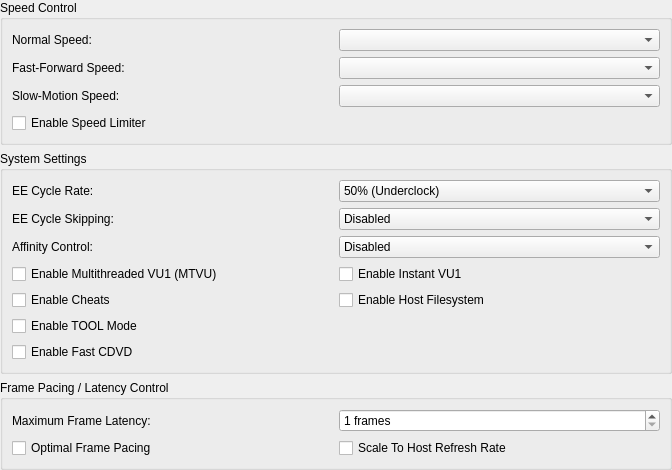
<?xml version="1.0" encoding="UTF-8"?>
<ui version="4.0">
 <class>EmulationSettingsWidget</class>
 <widget class="QWidget" name="EmulationSettingsWidget">
  <property name="geometry">
   <rect>
    <x>0</x>
    <y>0</y>
    <width>672</width>
    <height>431</height>
   </rect>
  </property>
  <layout class="QVBoxLayout" name="verticalLayout">
   <property name="leftMargin">
    <number>0</number>
   </property>
   <property name="topMargin">
    <number>0</number>
   </property>
   <property name="rightMargin">
    <number>0</number>
   </property>
   <property name="bottomMargin">
    <number>0</number>
   </property>
   <item>
    <widget class="QGroupBox" name="groupBox_5">
     <property name="title">
      <string>Speed Control</string>
     </property>
     <layout class="QGridLayout" name="gridLayout_3">
      <item row="1" column="1">
       <widget class="QComboBox" name="fastForwardSpeed"/>
      </item>
      <item row="2" column="1">
       <widget class="QComboBox" name="slowMotionSpeed"/>
      </item>
      <item row="0" column="1">
       <widget class="QComboBox" name="normalSpeed"/>
      </item>
      <item row="0" column="0">
       <widget class="QLabel" name="label_4">
        <property name="text">
         <string>Normal Speed:</string>
        </property>
       </widget>
      </item>
      <item row="2" column="0">
       <widget class="QLabel" name="label_6">
        <property name="text">
         <string>Slow-Motion Speed:</string>
        </property>
       </widget>
      </item>
      <item row="1" column="0">
       <widget class="QLabel" name="label_5">
        <property name="text">
         <string>Fast-Forward Speed:</string>
        </property>
       </widget>
      </item>
      <item row="3" column="0" colspan="2">
       <widget class="QCheckBox" name="speedLimiter">
        <property name="text">
         <string>Enable Speed Limiter</string>
        </property>
       </widget>
      </item>
     </layout>
    </widget>
   </item>
   <item>
    <widget class="QGroupBox" name="systemSettingsGroup">
     <property name="title">
      <string>System Settings</string>
     </property>
     <layout class="QGridLayout" name="gridLayout_5">
      <item row="3" column="0" colspan="2">
       <layout class="QGridLayout" name="systemSettingsLayout">
        <item row="0" column="1">
         <widget class="QCheckBox" name="instantVU1">
          <property name="text">
           <string>Enable Instant VU1</string>
          </property>
         </widget>
        </item>
        <item row="1" column="0">
         <widget class="QCheckBox" name="cheats">
          <property name="text">
           <string>Enable Cheats</string>
          </property>
         </widget>
        </item>
        <item row="2" column="0">
          <widget class="QCheckBox" name="toolMode">
            <property name="text">
              <string>Enable TOOL Mode</string>
            </property>
          </widget>
        </item>
        <item row="0" column="0">
         <widget class="QCheckBox" name="MTVU">
          <property name="text">
           <string>Enable Multithreaded VU1 (MTVU)</string>
          </property>
         </widget>
        </item>
        <item row="1" column="1">
         <widget class="QCheckBox" name="hostFilesystem">
          <property name="text">
           <string>Enable Host Filesystem</string>
          </property>
         </widget>
        </item>
        <item row="3" column="0">
         <widget class="QCheckBox" name="fastCDVD">
          <property name="text">
           <string>Enable Fast CDVD</string>
          </property>
         </widget>
        </item>
       </layout>
      </item>
      <item row="1" column="0">
       <widget class="QLabel" name="label_10">
        <property name="text">
         <string>EE Cycle Skipping:</string>
        </property>
       </widget>
      </item>
      <item row="1" column="1">
       <widget class="QComboBox" name="eeCycleSkipping">
        <item>
         <property name="text">
          <string>Disabled</string>
         </property>
        </item>
        <item>
         <property name="text">
          <string>Mild Underclock</string>
         </property>
        </item>
        <item>
         <property name="text">
          <string>Moderate Underclock</string>
         </property>
        </item>
        <item>
         <property name="text">
          <string>Maximum Underclock</string>
         </property>
        </item>
       </widget>
      </item>
      <item row="0" column="0">
       <widget class="QLabel" name="label_9">
        <property name="text">
         <string>EE Cycle Rate:</string>
        </property>
       </widget>
      </item>
      <item row="0" column="1">
       <widget class="QComboBox" name="eeCycleRate">
        <item>
         <property name="text">
          <string>50% (Underclock)</string>
         </property>
        </item>
        <item>
         <property name="text">
          <string>60% (Underclock)</string>
         </property>
        </item>
        <item>
         <property name="text">
          <string>75% (Underclock)</string>
         </property>
        </item>
        <item>
         <property name="text">
          <string>100% (Normal Speed)</string>
         </property>
        </item>
        <item>
         <property name="text">
          <string>130% (Overclock)</string>
         </property>
        </item>
        <item>
         <property name="text">
          <string>180% (Overclock)</string>
         </property>
        </item>
        <item>
         <property name="text">
          <string>300% (Overclock)</string>
         </property>
        </item>
       </widget>
      </item>
      <item row="2" column="0">
       <widget class="QLabel" name="label">
        <property name="text">
         <string>Affinity Control:</string>
        </property>
       </widget>
      </item>
      <item row="2" column="1">
       <widget class="QComboBox" name="affinityControl">
        <item>
         <property name="text">
          <string>Disabled</string>
         </property>
        </item>
        <item>
         <property name="text">
          <string>EE &gt; VU &gt; GS</string>
         </property>
        </item>
        <item>
         <property name="text">
          <string>EE &gt; GS &gt; VU</string>
         </property>
        </item>
        <item>
         <property name="text">
          <string>VU &gt; EE &gt; GS</string>
         </property>
        </item>
        <item>
         <property name="text">
          <string>VU &gt; GS &gt; EE</string>
         </property>
        </item>
        <item>
         <property name="text">
          <string>GS &gt; EE &gt; VU</string>
         </property>
        </item>
        <item>
         <property name="text">
          <string>GS &gt; VU &gt; EE</string>
         </property>
        </item>
       </widget>
      </item>
     </layout>
    </widget>
   </item>
   <item>
    <widget class="QGroupBox" name="basicGroupBox">
     <property name="title">
      <string>Frame Pacing / Latency Control</string>
     </property>
     <layout class="QGridLayout" name="gridLayout_2">
      <item row="1" column="1">
       <widget class="QSpinBox" name="maxFrameLatency">
        <property name="suffix">
         <string extracomment="This string will appear next to the amount of frames selected, in a dropdown box."> frames</string>
        </property>
        <property name="minimum">
         <number>1</number>
        </property>
        <property name="maximum">
         <number>5</number>
        </property>
       </widget>
      </item>
      <item row="1" column="0">
       <widget class="QLabel" name="label_2">
        <property name="text">
         <string>Maximum Frame Latency:</string>
        </property>
       </widget>
      </item>
      <item row="3" column="0" colspan="2">
       <layout class="QGridLayout" name="basicCheckboxGridLayout">
        <item row="0" column="0">
         <widget class="QCheckBox" name="optimalFramePacing">
          <property name="text">
           <string>Optimal Frame Pacing</string>
          </property>
         </widget>
        </item>
        <item row="0" column="1">
         <widget class="QCheckBox" name="syncToHostRefreshRate">
          <property name="text">
           <string>Scale To Host Refresh Rate</string>
          </property>
         </widget>
        </item>
       </layout>
      </item>
     </layout>
    </widget>
   </item>
   <item>
    <spacer name="verticalSpacer">
     <property name="orientation">
      <enum>Qt::Vertical</enum>
     </property>
     <property name="sizeHint" stdset="0">
      <size>
       <width>20</width>
       <height>40</height>
      </size>
     </property>
    </spacer>
   </item>
  </layout>
 </widget>
 <resources>
  <include location="../resources/resources.qrc"/>
 </resources>
 <connections/>
</ui>
